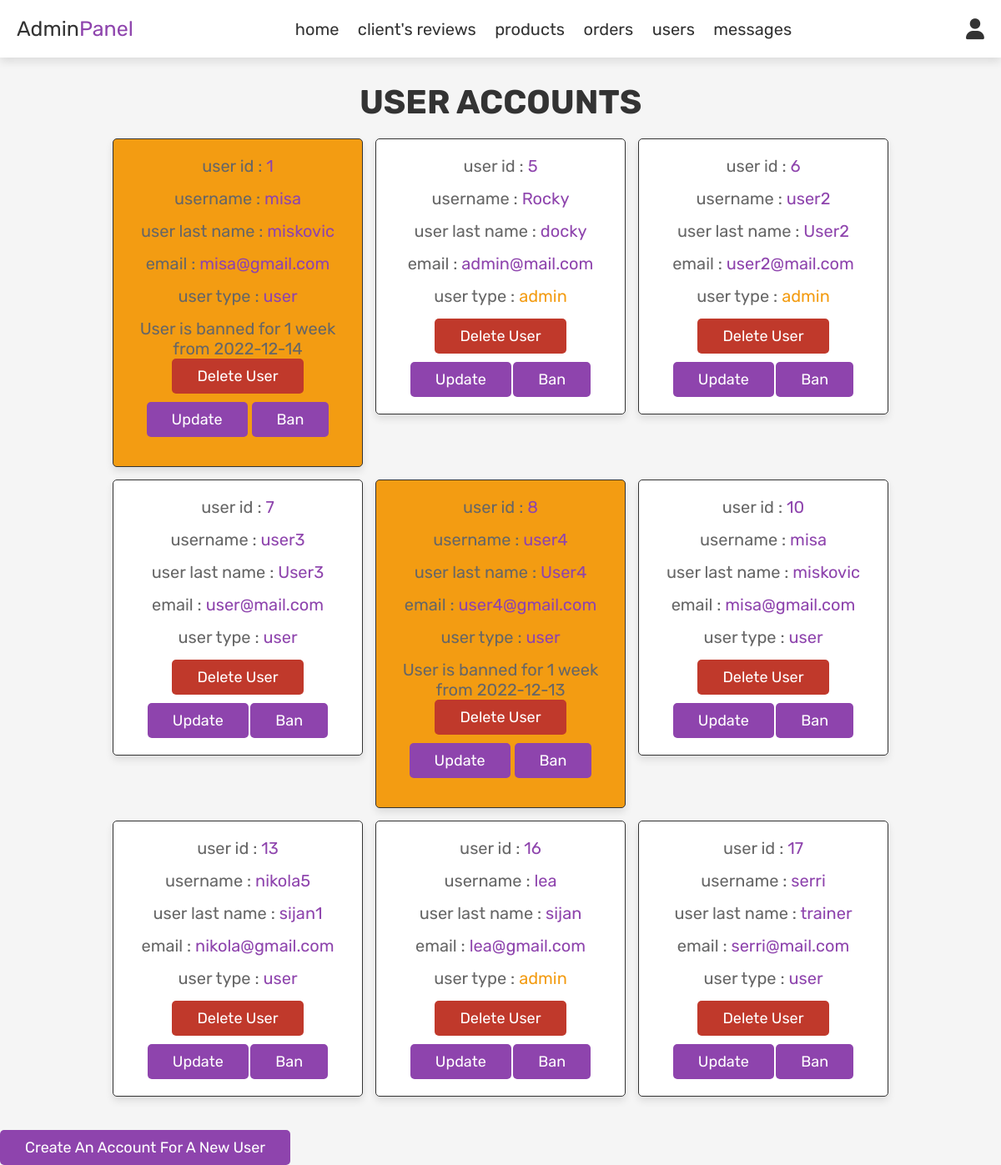
The page /admin_users.php on the database its author committed.
### tables this page shows
CREATE TABLE `users` (
  `id` int(100) NOT NULL,
  `name` varchar(100) NOT NULL,
  `lname` varchar(55) NOT NULL,
  `email` varchar(100) NOT NULL,
  `password` varchar(100) NOT NULL,
  `image` varchar(255) DEFAULT NULL,
  `user_type` varchar(20) NOT NULL DEFAULT 'user',
  `ban` enum('yes','no') DEFAULT NULL,
  `ban_start` date DEFAULT NULL,
  `ban_end` date DEFAULT NULL
);

### admin_users.php (the view, shortened to what this page needs)
<?php
require_once 'config.php';
?>
<!DOCTYPE html>
<html lang="en">
<head>
   <link rel="stylesheet" href="https://cdnjs.cloudflare.com/ajax/libs/font-awesome/6.0.0/css/all.min.css">
   <link rel="stylesheet" href="css/admin_style.css">
</head>
<body>
<?php include 'admin_header.php'; ?>
<section class="users" >
   <h1 class="title"> user accounts </h1>
   <div class="box-container" >
      <?php
         $select_users = mysqli_query($conn, "SELECT * FROM `users`") or die('query failed');
         while($fetch_users = mysqli_fetch_assoc($select_users)){
      ?>
      <div class="box" style=" background-color:<?php if($fetch_users['ban'] == 'yes'){ echo 'var(--orange)'; } ?> ">
         <p> user id : <span><?php echo $fetch_users['id']; ?></span> </p>
         <p> username : <span><?php echo $fetch_users['name']; ?></span> </p>
         <p> user last name : <span><?php echo $fetch_users['lname']; ?></span> </p>
         <p> email : <span><?php echo $fetch_users['email']; ?></span> </p>
         <p> user type : <span style="color:<?php if($fetch_users['user_type'] == 'admin'){ echo 'var(--orange)'; } ?>"><?php echo $fetch_users['user_type']; ?></span> </p>
         <?php if($fetch_users['ban'] == 'yes'){ echo '<p> User is banned for 1 week from '. $fetch_users['ban_start'] ; } ?>
         <a href="admin_users.php?delete=<?php echo $fetch_users['id']; ?>" onclick="return confirm('delete this user?');" class="delete-btn">delete user</a>
         <a href="admin_users.php?update=<?php echo $fetch_users['id']; ?>"   class="btn">Update</a>
         <a href="admin_users.php?ban=<?php echo $fetch_users['id']; ?>" onclick="return confirm('do you want to ban this user?');" class="btn">Ban</a>
      </div>
      <?php
         };
      ?>
   </div>
</section>
<a href="users/create.php" class="btn">Create an account for a new user</a>
</body>
</html>

### css/admin_style.css (style rules this page uses)
:root { --purple:#8e44ad; --red:#c0392b; --orange:#f39c12; --black:#333; --white:#fff; --light-color:#666; --light-white:#ccc; --light-bg:#f5f5f5; --border:.1rem solid var(--black); --box-shadow:0 .5rem 1rem rgba(0,0,0,.1); }
* { font-family: 'Rubik', sans-serif; margin:0; padding:0; box-sizing: border-box; outline: none; border:none; text-decoration: none; transition:all .2s linear; }
html { font-size: 62.5%; overflow-x: hidden; }
body { background-color: var(--light-bg); }
section { padding:3rem 2rem; }
.title { text-align: center; margin-bottom: 2rem; text-transform: uppercase; color:var(--black); font-size: 4rem; }
.btn, .option-btn, .delete-btn, .white-btn { display: inline-block; margin-top: 1rem; padding:1rem 3rem; cursor: pointer; color:var(--white); font-size: 1.8rem; border-radius: .5rem; text-transform: capitalize; }
.white-btn, .btn { background-color: var(--purple); }
.delete-btn { background-color: var(--red); }
.users .box-container { display: grid; grid-template-columns: repeat(auto-fit, 30rem); justify-content: center; gap:1.5rem; max-width: 1200px; margin:0 auto; align-items: flex-start; }
.users .box-container .box { background-color: var(--white); padding:2rem; border:var(--border); box-shadow: var(--box-shadow); border-radius: .5rem; text-align: center; }
.users .box-container .box p { padding-bottom: 1.5rem; font-size: 2rem; color:var(--light-color); }
.users .box-container .box p span { color:var(--purple); }
.users .box-container .box .delete-btn { margin-top: 0; }

### rows shown on the page
users: id "1", name "misa", lname "miskovic", email "misa@gmail.com", user_type "user", ban_start "2022-12-14"
users: id "5", name "Rocky", lname "docky", email "admin@mail.com", user_type "admin"
users: id "6", name "user2", lname "User2", email "user2@mail.com", user_type "admin"
users: id "7", name "user3", lname "User3", email "user@mail.com", user_type "user"
users: id "8", name "user4", lname "User4", email "user4@gmail.com", user_type "user", ban_start "2022-12-13"
users: id "10", name "misa", lname "miskovic", email "misa@gmail.com", user_type "user"
users: id "13", name "nikola5", lname "sijan1", email "nikola@gmail.com", user_type "user"
users: id "16", name "lea", lname "sijan", email "lea@gmail.com", user_type "admin"
users: id "17", name "serri", lname "trainer", email "serri@mail.com", user_type "user"
